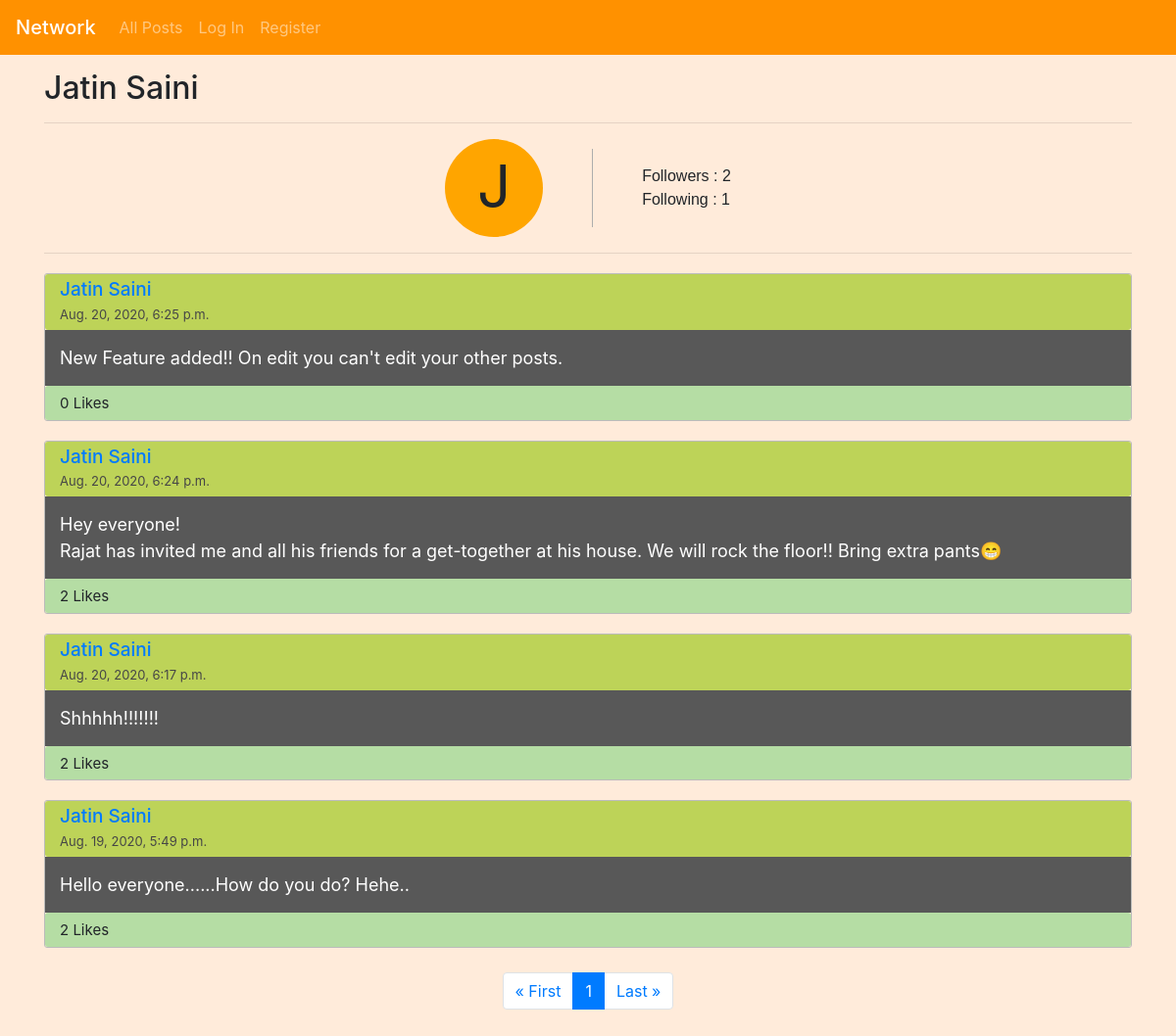
/profile/Jatin Saini, run on the app's committed database.
### network/models.py (models this page shows)
class User(AbstractUser):
    pass

class Post(models.Model):
    posted_by = models.ForeignKey(User, on_delete=models.CASCADE, related_name="posts")
    timestamp = models.DateTimeField(auto_now=True)
    body = models.TextField(max_length=1000)
    likes = models.ManyToManyField(User , blank=True, related_name='liked')

### network/views.py (the view)
# urls.py: path('profile/<str:username>', views.profile, name="profile"),
def profile(request, username):
    user = User.objects.get(username=username)
    posts_list = user.posts.all().order_by('-timestamp')
    paginator = Paginator(posts_list, 10)
    if 'page' in request.GET:
        page_number = request.GET['page']
    else:
        page_number = 1
    page_obj = paginator.get_page(page_number)
    pages = []
    for i in range(1, page_obj.paginator.num_pages+1):
        pages.append(i)
    follow = Follow.objects.get(person=user)
    if request.user.is_authenticated:
        main = Follow.objects.get(person=request.user)
        if main.following.filter(username=username):
            unfollow_button = 'inline-block'
            follow_button = 'none'
        else:
            follow_button = 'inline-block'
            unfollow_button = 'none'
    else:
        follow_button = None
        unfollow_button = None
    return render(request, "network/profile.html", {
        "username" : username,
        "image" : username[0],
        "followers" : follow.followers,
        "following" : follow.following.count(),
        "follow" : follow_button,
        "unfollow" : unfollow_button,
        "posts" : page_obj,
        "range" : pages
    })

### network/templates/network/profile.html (shortened to what this page needs)
{% extends "network/layout.html" %}
{% block body %}
<div class="container">
    <h2>{{username}}</h2>
    <hr>
    <div class="details">
        <div id="user_image">{{image}}</div>
        <div class="follow">Followers : <span id="followers">{{followers}}</span><br>Following : {{following}}</div>
    </div>
    <hr>
    <div class="posts">
    {% for post in posts %}
        <div class="post" id="post_{{post.id}}">
            <div class="head">
                <div>
                    <h3><a href="{% url 'profile' username=post.posted_by %}">{{post.posted_by.username}}</a></h3>
                    <span>{{post.timestamp}}</span>
                </div>
            </div>
            <div class="body">
                <p id="old_text_{{post.id}}">{{post.body}}</p>
            </div>
            <div class="likes">
                <span><span id="likes_{{post.id}}">{{ post.likes.all.count }}</span> Likes</span>
            </div>
        </div>
    {% empty %}
        <p style="text-align: center;">No posts yet!</p>
    {% endfor %}
    </div>
    <div class="pages">
        <ul class="pagination justify-content-center">
            <li class="page-item"><a class="page-link" href="?page=1">&laquo; First</a></li>
            {% for page_no in range %}
                <li class="page-item {% if page_no == posts.number %} active {% endif %}"><a class="page-link" href="?page={{page_no}}">{{page_no}}</a></li>
            {% endfor %}
            <li class="page-item"><a class="page-link" href="?page={{ posts.paginator.num_pages }}">Last &raquo;</a></li>
        </ul>
    </div>
</div>
{% endblock %}

### network/static/network/styles.css (style rules this page uses)
body { background-color: #ffebda; }
.body { padding: 15px; }
.details { display: -webkit-box; display: -ms-flexbox; display: flex; -webkit-box-align: center; -ms-flex-align: center; align-items: center; -webkit-box-pack: center; -ms-flex-pack: center; justify-content: center; }
.details #user_image { display: -webkit-box; display: -ms-flexbox; display: flex; -webkit-box-align: center; -ms-flex-align: center; align-items: center; -webkit-box-pack: center; -ms-flex-pack: center; justify-content: center; width: 100px; height: 100px; border-radius: 50%; font-size: 60px; background-color: orange; padding-bottom: 5px; margin: 0px; }
.details .follow { font-family: Arial, Helvetica, sans-serif; }
.post { width: 100%; border: 1px solid #bbbbbb; border-radius: 3px; margin-top: 20px; }
.post .head { display: -webkit-box; display: -ms-flexbox; display: flex; -webkit-box-align: center; -ms-flex-align: center; align-items: center; -webkit-box-pack: justify; -ms-flex-pack: justify; justify-content: space-between; background-color: #BDD358; padding: 5px; padding-left: 15px; border-radius: 3px; }
.post .head h3 { font-size: 19px; margin: 0; }
.post .head span { color: #464646; font-size: 13px; }
.post .body { background-color: #585858; }
.post .body p { color: white; white-space: pre-wrap; margin: 0; font-size: 18px; }
.post .likes { background-color: #B5DDA4; padding: 5px; padding-left: 15px; border-radius: 3px; }
.post .likes span { font-size: 15px; }
.pages { margin-top: 25px; }

### data on the page
User: username "Jatin Saini"
Post: posted_by.username "Jatin Saini", timestamp "Aug. 20, 2020, 6:25 p.m.", body "New Feature added!! On edit you can't edit your other posts.", likes.all.count "0"
Post: posted_by.username "Jatin Saini", timestamp "Aug. 20, 2020, 6:24 p.m.", body "Hey everyone! Rajat has invited me and all his friends for a get-together at his house. We will rock the floor!! Bring extra pants😁", likes.all.count "2"
Post: posted_by.username "Jatin Saini", timestamp "Aug. 20, 2020, 6:17 p.m.", body "Shhhhh!!!!!!!", likes.all.count "2"
Post: posted_by.username "Jatin Saini", timestamp "Aug. 19, 2020, 5:49 p.m.", body "Hello everyone......How do you do? Hehe..", likes.all.count "2"

### other printed values
{{ image }} "J"
{{ followers }} "2"
{{ following }} "1"
{{ page_no }} "1"
